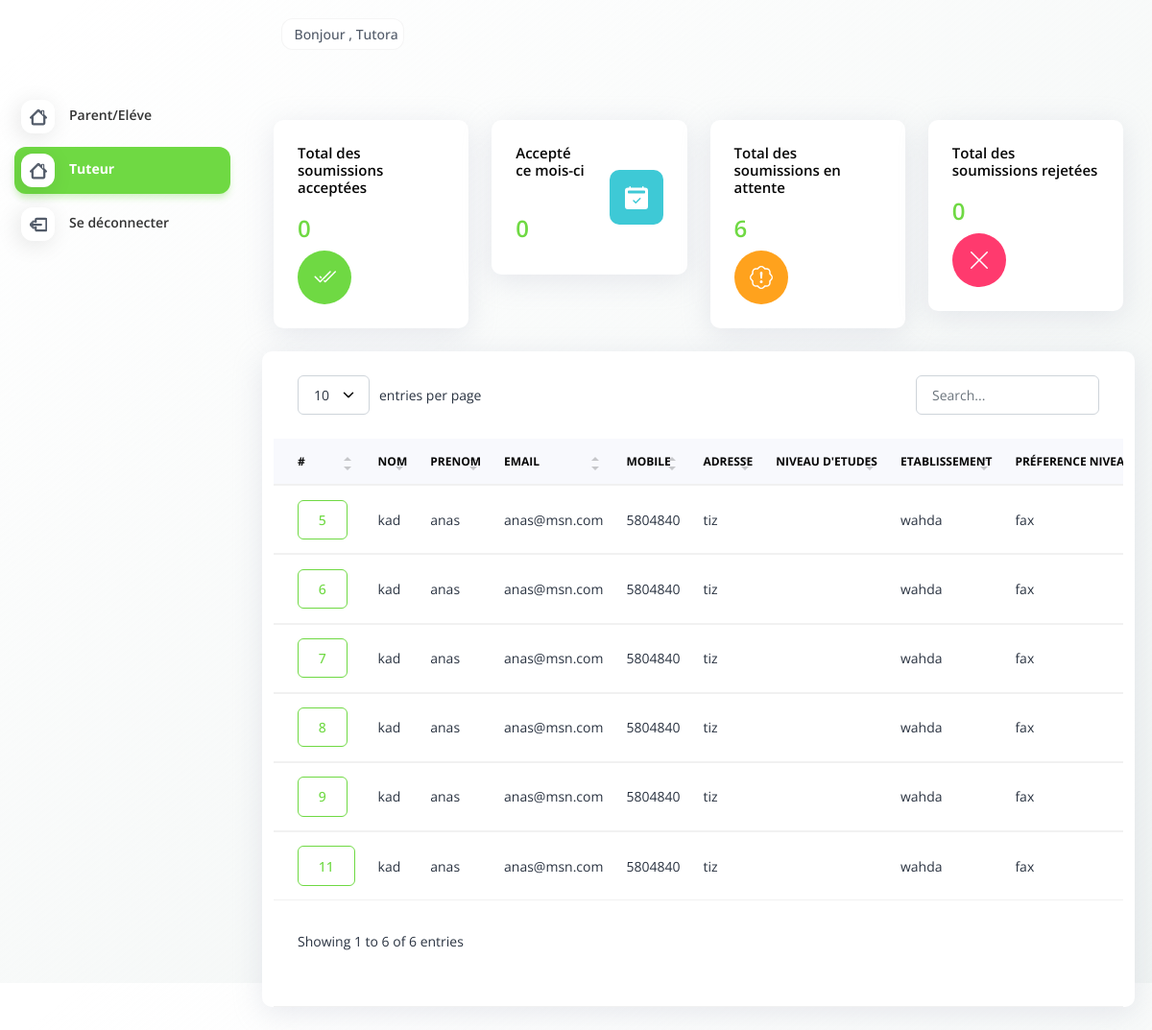
Screenshot of /tuteur.php (signed in) with the database file from the repository.
### tables this page shows
CREATE TABLE `submissionss` (
  `id` int(11) NOT NULL,
  `name` varchar(900) DEFAULT NULL,
  `prenom` varchar(900) DEFAULT NULL,
  `email` varchar(900) DEFAULT NULL,
  `prestation` varchar(900) DEFAULT NULL,
  `apec` varchar(900) DEFAULT NULL,
  `destination` varchar(900) DEFAULT NULL,
  `message` text DEFAULT NULL,
  `created_at` timestamp NOT NULL DEFAULT current_timestamp(),
  `nbrpassager` varchar(900) DEFAULT NULL,
  `phone` varchar(900) NOT NULL,
  `preference` varchar(900) NOT NULL,
  `filename` varchar(200) DEFAULT NULL,
  `filesize` int(11) DEFAULT NULL,
  `filetype` varchar(100) DEFAULT NULL,
  `statut` int(11) DEFAULT 2
);

### tuteur.php (the view, shortened to what this page needs)
<?php
$servername = "localhost";
$username = "root";
$password = "";
$dbname = "tutora";
$conn = new mysqli($servername, $username, $password, $dbname);
$sql = "SELECT * FROM submissionss";
$result = $conn->query($sql);
$rejected_count = 0;
$servername = "localhost";
$username = "root";
$password = "";
$dbname = "tutora";
$conn = new mysqli($servername, $username, $password, $dbname);
$sql_rejected = "SELECT COUNT(*) AS rejected_count FROM submissionss WHERE statut = 0";
$result_rejected = $conn->query($sql_rejected);
if ($result_rejected) {
    $row_rejected = $result_rejected->fetch_assoc();
    $rejected_count = $row_rejected['rejected_count'];
} else {
    echo "Error: " . $conn->error;
}
$accepted_count = 0;
$pending_count = 0;
$servername = "localhost";
$username = "root";
$password = "";
$dbname = "tutora";
$conn = new mysqli($servername, $username, $password, $dbname);
$sql_accepted = "SELECT COUNT(*) AS accepted_count FROM submissionss WHERE statut = 1";
$result_accepted = $conn->query($sql_accepted);
if ($result_accepted) {
    $row_accepted = $result_accepted->fetch_assoc();
    $accepted_count = $row_accepted['accepted_count'];
} else {
    echo "Error: " . $conn->error;
}
$sql_pending = "SELECT COUNT(*) AS pending_count FROM submissionss WHERE statut != 0 AND statut != 1";
$result_pending = $conn->query($sql_pending);
if ($result_pending) {
    $row_pending = $result_pending->fetch_assoc();
    $pending_count = $row_pending['pending_count'];
} else {
    echo "Error: " . $conn->error;
}
$accepted_count_month = 0;
$first_day_of_month = date('Y-m-01');
$last_day_of_month = date('Y-m-t');
$servername = "localhost";
$username = "root";
$password = "";
$dbname = "tutora";
$conn = new mysqli($servername, $username, $password, $dbname);
$sql_accepted_month = "SELECT COUNT(*) AS accepted_count_month
                       FROM submissionss
                       WHERE statut = 1
                       AND created_at >= '$first_day_of_month'
                       AND created_at <= '$last_day_of_month'";
$result_accepted_month = $conn->query($sql_accepted_month);
if ($result_accepted_month) {
    $row_accepted_month = $result_accepted_month->fetch_assoc();
    $accepted_count_month = $row_accepted_month['accepted_count_month'];
} else {
    echo "Error: " . $conn->error;
}
?>
<!DOCTYPE html>
<html lang="en" dir="">
<head>
    <link href="https://cdn.jsdelivr.net/npm/bootstrap@5.3.3/dist/css/bootstrap.min.css" rel="stylesheet"
>
        <link rel="stylesheet" href="https://cdnjs.cloudflare.com/ajax/libs/font-awesome/6.0.0-beta3/css/all.min.css">
    <link rel="stylesheet" href="css/tabler-icons.min.css">
    <link rel="stylesheet" href="css/feather.css">
    <link rel="stylesheet" href="css/fontawesome.css">
    <link rel="stylesheet" href="css/material.css">
    <link rel="stylesheet" href="css/animate.min.css">
    <link rel="stylesheet" href="css/stylee.css">
    <link rel="stylesheet" href="css/styleee.css" id="style">
    <link rel="stylesheet" href="css/custom.css" id="style">
    <link rel="stylesheet" href="css/customizer.css">
    <link rel="stylesheet" href="css/customm.css">
    <link rel="stylesheet" href="css/main.css">
</head>
<body class="theme-3">
    <nav class="dash-sidebar light-sidebar transprent-bg">
        <div class="navbar-wrapper">
            <div class="m-header main-logo">
                <a href="#" class="b-brand">
                </a>
            </div>
            <div class="navbar-content">
                <ul class="dash-navbar">
                    <li class="dash-item">
                        <a href="dashboard.php" class="dash-link"><span class="dash-micon">
                            </span><span class="dash-mtext ">Parent/Eléve</span></a>
                    </li>
                    <li class="dash-item">
                        <a href="tuteur.php" class="dash-link"><span class="dash-micon">
                            </span><span class="dash-mtext ">Tuteur</span></a>
                    </li>
                    <li class="dash-item">
                        <a href="logout.php" class="dash-link"><span class="dash-micon ">
                            </span><span class="dash-mtext">Se déconnecter</span></a>
                    </li>
            </div>
        </div>
    </nav>
    <div class="main-content position-relative">
        <header class="dash-header  transprent-bg">
            <div class="header-wrapper">
                <div class="me-auto dash-mob-drp">
                    <ul class="list-unstyled">
                        <li class="dropdown dash-h-item drp-company">
                            <a class="dash-head-link dropdown-toggle arrow-none me-0" data-bs-toggle="dropdown" href="#"
                                role="button" aria-haspopup="false" aria-expanded="false">
                                <span class="hide-mob ms-2">Bonjour , Tutora</span>
                            </a>
                        </li>
                    </ul>
                </div>
            </div>
        </header>
        <div class="page-content">
            <div class="dash-container">
                <div class="dash-content">
                    <div class="row">
                        <div class="col-xl-3 col-6">
                            <div class="card comp-card">
                                <div class="card-body" style="min-height: 143px;">
                                    <div class="row align-items-center">
                                        <div class="col">
                                            <h6 class="m-b-20">Total des soumissions acceptées</h6>
                                            <h3 class="text-primary"><?php echo $accepted_count; ?></h3>
                                        </div>
                                        <div class="col-auto">
                                            <div class="p-3 rounded-circle bg-success text-white"></div>
                                        </div>
                                    </div>
                                </div>
                            </div>
                        </div>
                        <div class="col-xl-3 col-6">
                            <div class="card comp-card">
                                <div class="card-body" style="min-height: 143px;">
                                    <div class="row align-items-center">
                                        <div class="col">
                                            <h6 class="m-b-20 ">Accepté ce  mois-ci &nbsp;&nbsp;&nbsp;&nbsp;&nbsp;&nbsp;&nbsp;&nbsp;&nbsp;&nbsp;&nbsp;&nbsp;&nbsp;&nbsp;&nbsp;</h6>
                                            <h3 class="text-primary"><?php echo $accepted_count_month; ?></h3>
                                        </div>
                                        <div class="col-auto">
                                            <div class="p-3 rounded bg-info text-white"> </div>
                                        </div>
                                    </div>
                                </div>
                            </div>
                        </div>
                        <div class="col-xl-3 col-6">
                            <div class="card comp-card">
                                <div class="card-body" style="min-height: 143px;">
                                    <div class="row align-items-center">
                                        <div class="col">
                                            <h6 class="m-b-20">Total des soumissions en attente</h6>
                                            <h3 class="text-primary"><?php echo $pending_count; ?></h3>
                                        </div>
                                        <div class="col-auto">
                                            <div class=" bg-warning  p-3 rounded-circle text-white"></div>
                                        </div>
                                    </div>
                                </div>
                            </div>
                        </div>
                        <div class="col-xl-3 col-6">
                            <div class="card comp-card">
                                <div class="card-body" style="min-height: 143px;">
                                    <div class="row align-items-center">
                                        <div class="col">
                                            <h6 class="m-b-20">Total des soumissions rejetées</h6>
                                            <h3 class="text-primary"><?php echo $rejected_count; ?></h3>
                                        </div>
                                        <div class="col-auto">
                                            <div class="p-3 bg-danger text-white rounded-circle"><svg
                                                    xmlns="http://www.w3.org/2000/svg" width="24" height="24"
                                                    fill="currentColor" class="bi bi-x-lg" viewBox="0 0 16 16">
                                                    <path
                                                        d="M2.146 2.854a.5.5 0 1 1 .708-.708L8 7.293l5.146-5.147a.5.5 0 0 1 .708.708L8.707 8l5.147 5.146a.5.5 0 0 1-.708.708L8 8.707l-5.146 5.147a.5.5 0 0 1-.708-.708L7.293 8z" />
                                                </svg></div>
                                        </div>
                                    </div>
                                </div>
                            </div>
                        </div>
                            <div class="card">
                                <div class="card-header card-body table-border-style">
                                    <div class="table-responsive">
                                        <table class="table" id="pc-dt-simple">
                                            <thead>
                                                <tr>
                                                    <th scope="col">#</th>
                                                    <th scope="col">Nom</th>
                                                    <th scope="col">Prenom</th>
                                                    <th scope="col">Email</th>
                                                    <th scope="col">Mobile </th>
                                                    <th scope="col">Adresse </th>
                                                    <th scope="col" class="text-center">Niveau d'etudes</th>
                                                    <th scope="col">Etablissement</th>
                                                    <th scope="col">Préference Niveau scolaire</th>
                                                </tr>
                                            </thead>
                                            <tbody>
                                                <?php while ($row = $result->fetch_assoc()) {
                                                    $file_path = "uploads/" . $row['filename']; ?>
                                                <tr class="font-style">
                                                    <td><a href="#" class="btn btn-outline-primary"><?= $row['id'] ?></a>
                                                    </td>
                                                    <td><?= $row['name'] ?></td>
                                                    <td><?= $row['prenom'] ?></td>
                                                    <td><?= $row['email'] ?></td>
                                                    <td><?= $row['phone'] ?></td>
                                                    <td><?= $row['prestation'] ?></td>
                                                    <td><?= $row['apec'] ?></td>
                                                    <td><?= $row['destination'] ?></td>
                                                    <td><?= $row['nbrpassager'] ?></td>
                                                </tr>
                                                <?php } ?>
                                            </tbody>
                                        </table>
                                    </div>
                                </div>
                            </div>
                        </div>
                    </div>
                </div>
            </div>
        </div>
    <div class="position-fixed top-0 end-0 p-3" style="z-index: 99999">
    </div>
</body>
</html>

### css/stylee.css (style rules this page uses)
.dataTable-table { max-width: 100%; width: 100%; border-spacing: 0; border-collapse: separate; }
.dataTable-table > tbody > tr > td, .dataTable-table > tbody > tr > th, .dataTable-table > tfoot > tr > td, .dataTable-table > tfoot > tr > th, .dataTable-table > thead > tr > td, .dataTable-table > thead > tr > th { vertical-align: top; padding: 8px 10px; }
.dataTable-table > thead > tr > th { vertical-align: bottom; text-align: left; border-bottom: 1px solid #d9d9d9; }
.dataTable-table th { vertical-align: bottom; text-align: left; }

### css/custom.css (style rules this page uses)
.dash-sidebar .main-logo { justify-content: center; min-height: 80px; max-height: 80px; width: 100%; min-width: 255px; }
a.b-brand { height: 100%; width: 100%; }
.dash-sidebar .navbar-content { height: calc(100vh - 70px); }

### css/customizer.css (style rules this page uses)
.dash-sidebar.light-sidebar { background: #fff; box-shadow: 0 1px 20px 0 rgba(69, 90, 100, 0.08); }
.dash-sidebar.light-sidebar .dash-navbar > .dash-item > .dash-link { border-radius: 12px; margin-left: 15px; margin-right: 15px; padding: 7px 10px 7px 7px; }
.dash-sidebar.light-sidebar .dash-link { color: #333333; font-size: 14px; }
.dash-sidebar.light-sidebar .dash-link .dash-micon { background-color: #fff; box-shadow: -3px 4px 23px rgba(0, 0, 0, 0.1); }
.dash-sidebar.light-sidebar .dash-link .dash-micon i, .dash-sidebar.light-sidebar .dash-link .dash-micon svg { color: #525b69; stroke: #525b69; fill: #f2f2f2; }
.dash-sidebar.light-sidebar .dash-item.active > .dash-link, .dash-sidebar.light-sidebar .dash-item:hover > .dash-link { color: #51459d; }
.dash-sidebar.light-sidebar .dash-navbar > .dash-item.active > .dash-link { font-weight: 700; }
.dash-sidebar.light-sidebar .dash-navbar > .dash-item.active > .dash-link, .dash-sidebar.light-sidebar .dash-navbar > .dash-item:focus > .dash-link, .dash-sidebar.light-sidebar .dash-navbar > .dash-item:hover > .dash-link { box-shadow: -6px 11px 19px rgba(0, 0, 0, 0.04); background: #fff; color: #333333; }

### css/customm.css (style rules this page uses)
.main-content .page-content { min-height: 758px; }
.dash-sidebar .navbar-content { height: calc(100vh - 70px); }

### css/main.css (style rules this page uses)
:root { --fc-daygrid-event-dot-width: 8px; }
:root { --fc-list-event-dot-width: 10px; --fc-list-event-hover-bg-color: #f5f5f5; }

### tuteur.php (style rules this page uses)
:root { --color-customColor: ; }

### rows the page displays
submissionss: id "5", name "kad", prenom "anas", email "anas@msn.com", phone "5804840", prestation "tiz", destination "wahda", nbrpassager "fax"
submissionss: id "6", name "kad", prenom "anas", email "anas@msn.com", phone "5804840", prestation "tiz", destination "wahda", nbrpassager "fax"
submissionss: id "7", name "kad", prenom "anas", email "anas@msn.com", phone "5804840", prestation "tiz", destination "wahda", nbrpassager "fax"
submissionss: id "8", name "kad", prenom "anas", email "anas@msn.com", phone "5804840", prestation "tiz", destination "wahda", nbrpassager "fax"
submissionss: id "9", name "kad", prenom "anas", email "anas@msn.com", phone "5804840", prestation "tiz", destination "wahda", nbrpassager "fax"
submissionss: id "11", name "kad", prenom "anas", email "anas@msn.com", phone "5804840", prestation "tiz", destination "wahda", nbrpassager "fax"

### other values shown
$accepted_count "0"
$accepted_count_month "0"
$pending_count "6"
$rejected_count "0"
